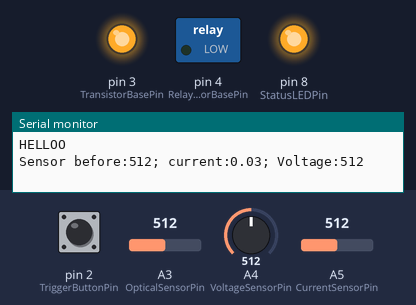
Bench run of a sketch on a simulated Arduino Uno, built with avr-gcc and run on an emulated ATmega328P. Parts: switched loads named in the sketch (green lamp = pin HIGH), output pins drawn as LEDs (lit = HIGH), the last lines printed to the serial monitor. The test bench sets the inputs (shaded band); at power-on: pin 2 (TriggerButtonPin) LOW, A3 (OpticalSensorPin) = 512, A4 (VoltageSensorPin) = 512, A5 (CurrentSensorPin) = 512.

Above: at 0.5 s.
At 2.0 s:
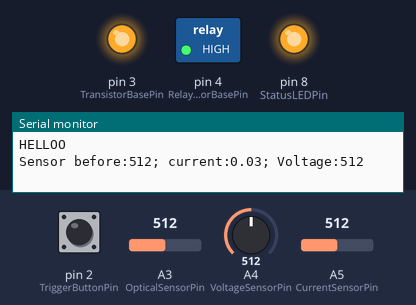
At 15.2 s:
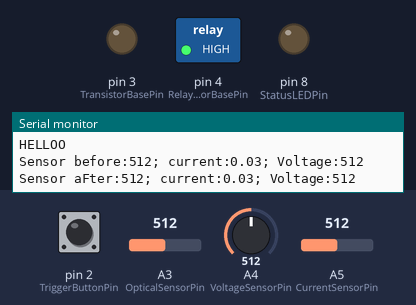
At 25.7 s:
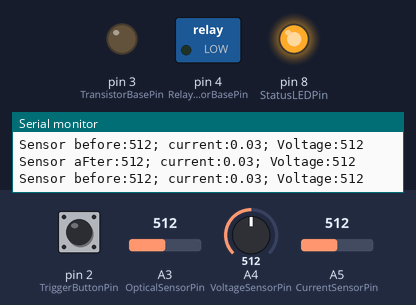
At 27.2 s:
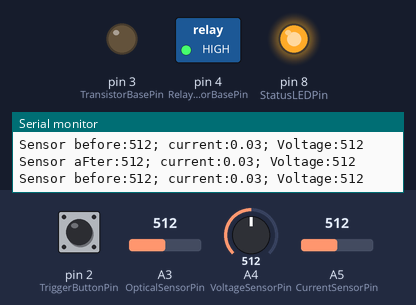
At 29.3 s:
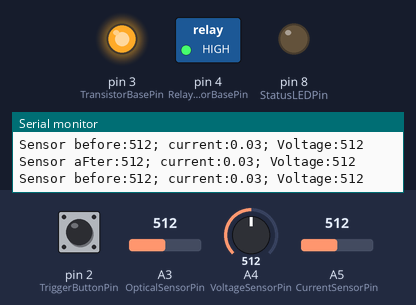
Timing chart, 0 to 32.8 s (numbered marks = the images above):
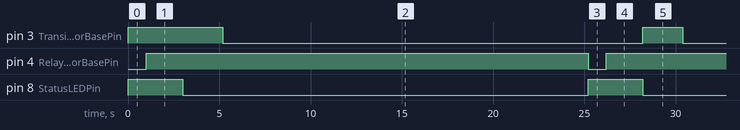

Measured:
- by itself, pin 3 (TransistorBasePin): alternates HIGH for 2.2 s and LOW for 23.0 s
- by itself, pin 4 (RelayTransistorBasePin): alternates HIGH for 24.2 s and LOW for 1.0 s
- by itself, pin 8 (StatusLEDPin): alternates HIGH for 3.0 s and LOW for 22.2 s

The sketch:

arduino_uno_serial_python_fastest_with_triggerTEST.ino
```cpp
int CalibrationButtonPin = 7;  // calib start
int OpticalSensorPin = A3;  // This connects to the photosensor


int VoltageSensorPin = A4;  // This will measure the capacitor voltage, which is the same as the coil voltage.
int CurrentSensorPin = A5;  // The output put of the ACS712 module. Centered around  512 or so when there is no current.  1A corresponds to 36 units per calibration.

int TriggerButtonPin = 2;  // This will go down to zero as the switch is closed. Will use this to set t=0; will use this to activate the transistor
int TransistorBasePin = 3;  // This will go down to zero as the switch is closed. Will use this to set t=0; will use this to activate the transistor
int RelayTransistorBasePin = 4;  // Activate realy; for calibration this is PNP; leave it at HIGH to turn it off

int StatusLEDPin=8; //whatsup LED
const byte maxData = 400;
int VoltageSensorValue[maxData];
int CurrentSensorValue[maxData];
int TriggerSensorValue[maxData];
int OpticalSensorValue[maxData];
long timer[maxData];
int triggerred=0 ;
int calibrate=1;
void setup() {
  pinMode(TriggerButtonPin, INPUT);
  pinMode(StatusLEDPin, OUTPUT);
   pinMode(StatusLEDPin, OUTPUT);
  pinMode(TransistorBasePin, OUTPUT);
     pinMode(RelayTransistorBasePin, OUTPUT);

  analogWrite(TransistorBasePin,0);


  digitalWrite(RelayTransistorBasePin,HIGH);
   digitalWrite(StatusLEDPin,LOW);


 //digitalWrite(RelayTransistorBasePin,LOW);


 //analogWrite(TransistorBasePin,0);
  digitalWrite(StatusLEDPin,LOW);
    /*  The bit of code below was taken from:
   *  http://yaab-arduino.blogspot.it/p/oscope.html
   */
  ADCSRA = 0;             // clear ADCSRA register
  //ADCSRB = 0;             // clear ADCSRB register
  //ADMUX |= (0 & 0x07);    // set A0 analog input pin
  //ADMUX |= (1 << REFS0);  // set reference voltage
// ADMUX |= (1 << ADLAR);  // left align ADC value to 8 bits from ADCH register

  // sampling rate is [ADC clock] / [prescaler] / [conversion clock cycles]
  // for Arduino Uno ADC clock is 16 MHz and a conversion takes 13 clock cycles
  //ADCSRA |= (1 << ADPS2) | (1 << ADPS0);    // 32 prescaler for 38.5 KHz
  ADCSRA |= (1 << ADPS2);                     // 16 prescaler for 76.9 KHz
 // ADCSRA |= (1 << ADPS1) | (1 << ADPS0);    // 8 prescaler for 153.8 KHz
    ADCSRA |= (1 << ADEN);  // enable ADC
  ADCSRA |= (1 << ADSC);  // start ADC measurements
    TCCR2A = 0;
  TCCR2B = 0;
  TCCR2A = _BV(COM2A1) | _BV(COM2B1) | _BV(COM2B0) | _BV(WGM21) | _BV(WGM20);
  TCCR2B = _BV(CS20);


      Serial.begin(115200); // This should match the value in Python if data is read from that side. 250,000 is fast enough to sample once per microsecond.
 Serial.println("HELLOO");

};


void loop() {
  if(calibrate==1){
    float theC=(analogRead(CurrentSensorPin)-511.0)/38;
     Serial.print("Sensor before:");Serial.print(analogRead(OpticalSensorPin)); Serial.print("; current:");Serial.print(theC);;
     Serial.print("; Voltage:");Serial.println(analogRead(VoltageSensorPin));

     digitalWrite(StatusLEDPin,HIGH);
       digitalWrite(RelayTransistorBasePin,LOW);
     delay(1000);

        digitalWrite(RelayTransistorBasePin,HIGH);
      delay(2000);
      digitalWrite(StatusLEDPin,LOW);
 analogWrite(TransistorBasePin,255);
 delay(2000);
 delay(200);
  analogWrite(TransistorBasePin,0);
  theC=(analogRead(CurrentSensorPin)-511.0)/38;
 Serial.print("Sensor aFter:");Serial.print(analogRead(OpticalSensorPin));  Serial.print("; current:");Serial.print(theC);;
     Serial.print("; Voltage:");Serial.println(analogRead(VoltageSensorPin));

      delay(20000);

    }
  analogWrite(TransistorBasePin,0);
  int TriggerButtonPinValue = digitalRead(TriggerButtonPin);
 //delay(500);Serial.print("; TriggerButtonPinValue:");Serial.println(TriggerButtonPinValue);
  if(TriggerButtonPinValue==0){  ;triggerred=1;


  };


}

 //Serial.print(micros()-time0); Serial.print(",");Serial.print(VoltageSensorValue);
  //Serial.print(",");Serial.print(CurrentSensorValue);; Serial.print(",");Serial.print(TriggerSensorValue);
  //Serial.print(",");Serial.println(OpticalSensorValue);
```
